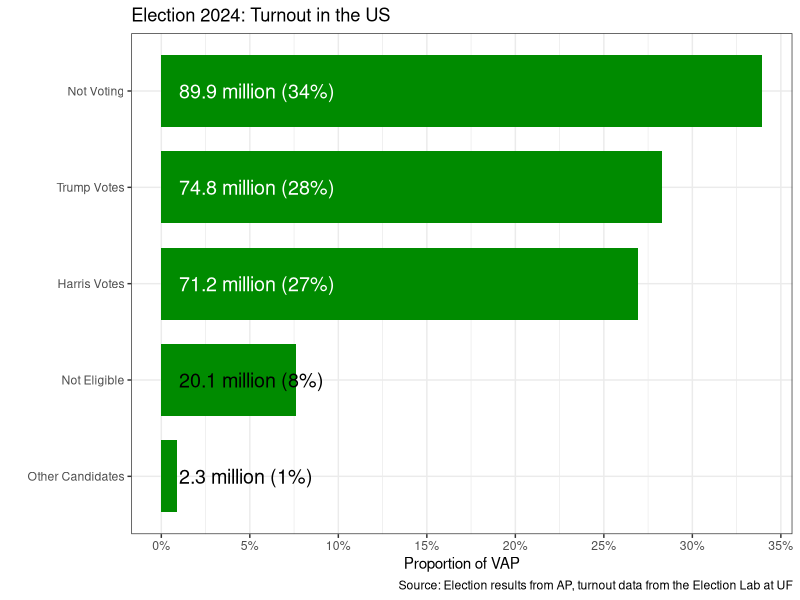
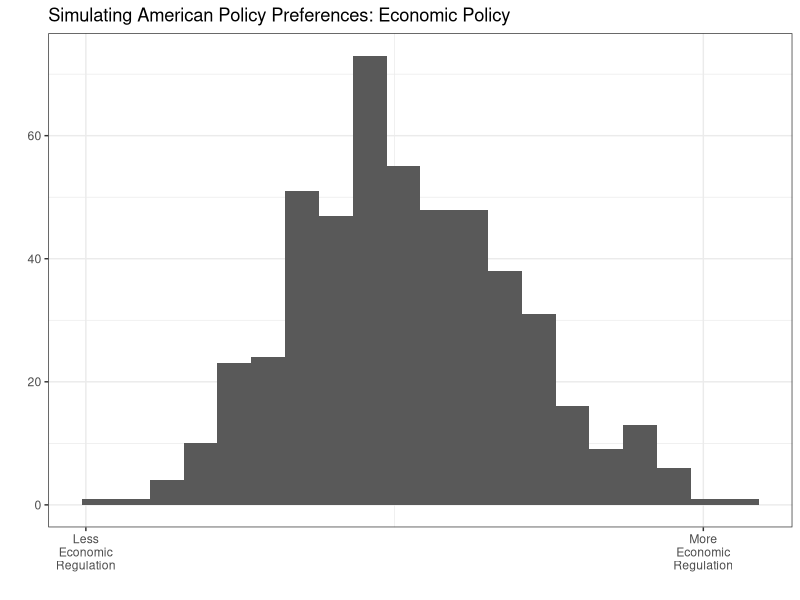
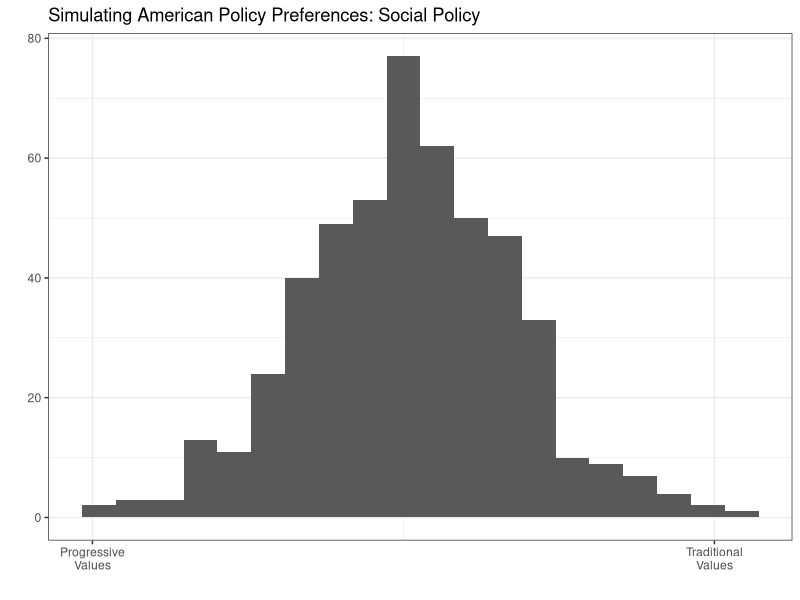
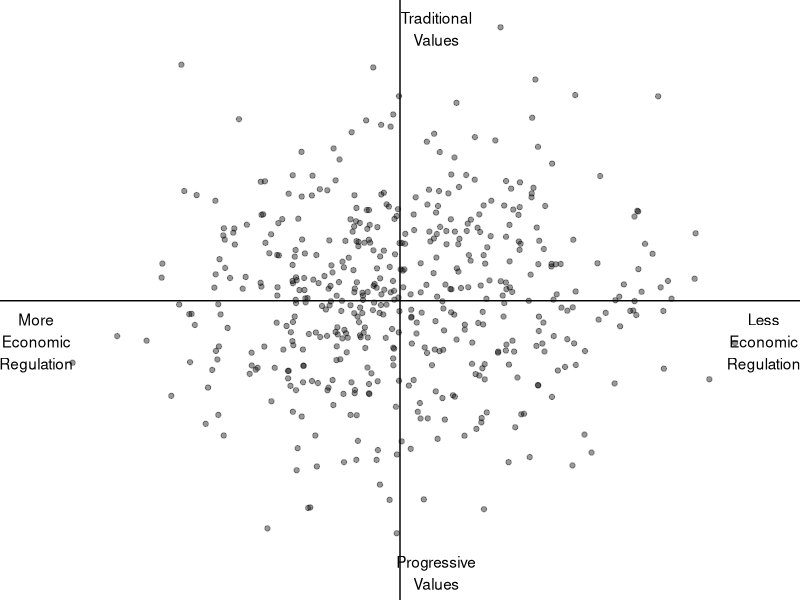
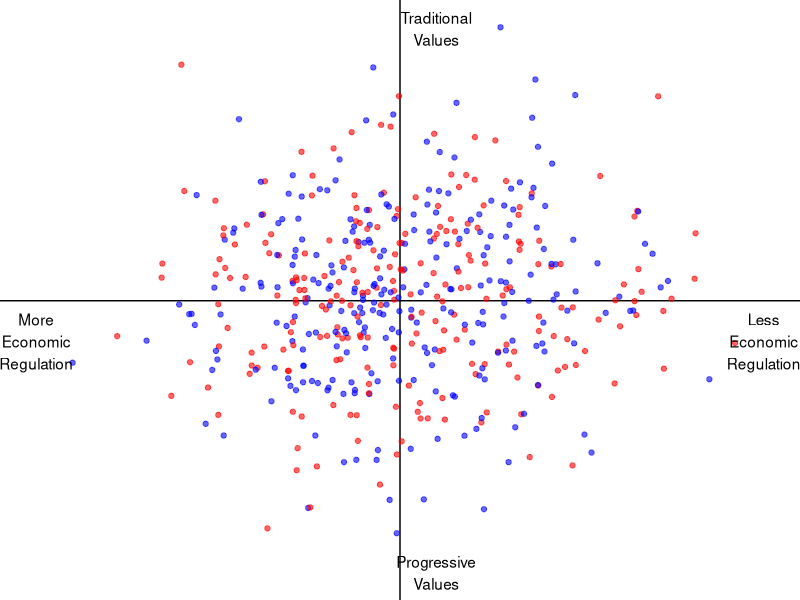
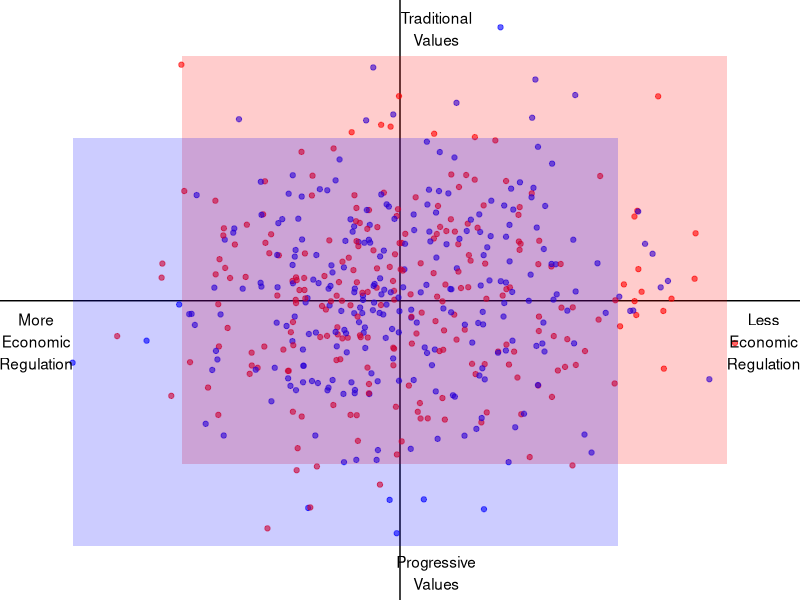
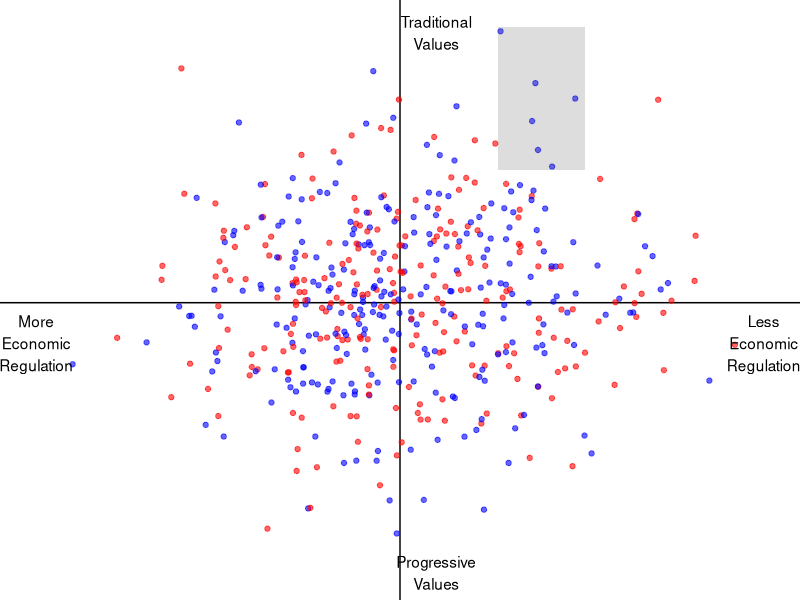
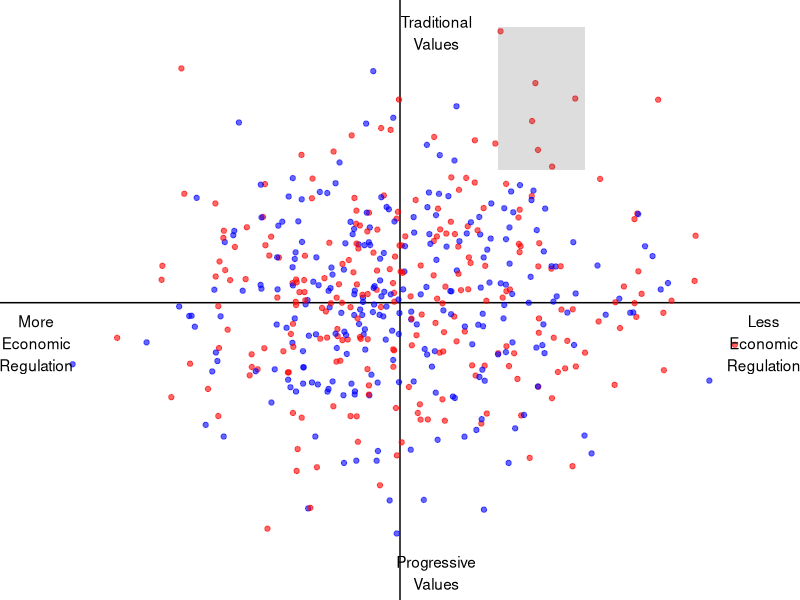

Write the R code that produced these figures, in order.
## ---- chunk 1
# background-size="1920px 1080px"
library(tidyverse)
library(readxl)
## ---- chunk 2
# # Jennifer Victor's Plot
# # Not eligible = VAP - VEP
# # Not voting = VAP - ballots - not eligible
# 154757700/244666890 # Ballots / VEP = 63%
# 154757700/264798961 # Ballots / VAP = 58%
# 264798961 - 244666890 # removed from VAP = 20,132,071 
# 264798961 - 154757700 - 20132071 # not voting = VAP - ballots - not eligible

# Turnout data from the Election Lab at UF: https://election.lab.ufl.edu/2024-general-election-turnout/

# Current vote totals from AP (Nov 11, 8:10a)
# Trump = 74,834,277
# Harris = 71,239,855
# Stein = 705,486
# RFK = 681,139
# Chase Oliver (libertarian) = 611,188
# Other = 357,261

e24 <- tribble(
  ~state, ~ballots, ~vep_pop, ~vap_pop, ~trump, ~harris, ~other,
  "United States", 154757700, 244666890, 264798961, 74834277, 71239855, 705486+681139+611188+357261,
  "Missouri", 2940000, 4662988, 4856207, 1739117, 1190859, 23756+16958
) |>
  mutate(
    vep_rate = ballots / vep_pop,
    vap_rate = ballots / vap_pop,
    not_eligible = vap_pop - vep_pop,
    ne_prop = not_eligible / vap_pop,
    not_voting = vap_pop - ballots - not_eligible,
    nv_prop = not_voting / vap_pop,
    trump_prop = trump / vap_pop,
    harris_prop = harris / vap_pop,
    other_prop = other / vap_pop,
  )

e24 |>
  select(state, other_prop, ne_prop, harris_prop, trump_prop, nv_prop) |>
  filter(state == "United States") |>
  pivot_longer(cols = other_prop:nv_prop, names_to = "category", values_to = "values") |>
  ggplot(aes(y = reorder(category, values), x = values)) +
  geom_col(width = .75, fill = "green4") +
  theme_bw() +
  scale_x_continuous(labels = scales::percent_format(), breaks = seq(0, .35, .05)) +
  labs(x = "Proportion of VAP", y = "",
       title = "Election 2024: Turnout in the US",
       caption = "Source: Election results from AP, turnout data from the Election Lab at UF") +
  scale_y_discrete(limits = c("other_prop", "ne_prop", "harris_prop", "trump_prop", "nv_prop"), labels = c("Other Candidates", "Not Eligible", "Harris Votes", "Trump Votes", "Not Voting")) +
  annotate("text", y = 1:5, x = .01, label = c("2.3 million (1%)", "20.1 million (8%)", "71.2 million (27%)", "74.8 million (28%)", "89.9 million (34%)"), hjust = 0, size = 5, color = c("black", "black", rep("white", 3)))



# e24 |>
#   select(state, other_prop, ne_prop, harris_prop, trump_prop, nv_prop) |>
#   filter(state == "Missouri") |>
#   pivot_longer(cols = other_prop:nv_prop, names_to = "category", values_to = "values") |>
#   ggplot(aes(y = reorder(category, values), x = values)) +
#   geom_col(width = .75, fill = "green4") +
#   theme_bw() +
#   scale_x_continuous(labels = scales::percent_format(), breaks = seq(0, .35, .05)) +
#   labs(x = "Proportion of VAP", y = "",,
#        title = "Election 2024: Turnout in Missouri",
#        caption = "Source: Election results from AP, turnout data from the Election Lab at UF") +
#   scale_y_discrete(limits = c("other_prop", "ne_prop", "harris_prop", "trump_prop", "nv_prop"), labels = c("Other Candidates", "Not Eligible", "Harris Votes", "Trump Votes", "Not Voting")) +
#   annotate("text", y = 1:5, x = .01, label = c("40 thousand (1%)", "193 thousand (4%)", "1.2 million (25%)", "1.7 million (36%)", "1.7 million (36%)"), hjust = 0, size = 5, color = c("black", rep("white", 4)))



# e24 |>
#   select(other_prop, ne_prop, nv_prop, trump_prop, harris_prop) |>
#   mutate(
#     check = nv_prop + trump_prop + harris_prop + other_prop + ne_prop
#   )

# e24 |>
#   select(state, other, not_eligible, harris, trump, not_voting) |>
#   filter(state == "United States") |>
#   pivot_longer(cols = other:not_voting, names_to = "category", values_to = "values") |>
#   ggplot(aes(y = reorder(category, values), x = values)) +
#   geom_col() +
#   theme_bw()

## ---- chunk 3
voters1 <- read_csv("13-1-simulated_voters.csv")

voters1 |>
  ggplot(aes(x = economics)) +
  geom_histogram(bins = 20) +
  theme_bw() +
  labs(x = "", y = "",
       title = "Simulating American Policy Preferences: Economic Policy") +
  scale_x_continuous(breaks = c(-9, 8.5), labels = c("Less\nEconomic\nRegulation", "More\nEconomic\nRegulation"))

voters1 |>
  ggplot(aes(x = social)) +
  geom_histogram(bins = 20) +
  theme_bw() +
  labs(x = "", y = "",
       title = "Simulating American Policy Preferences: Social Policy") +
  scale_x_continuous(breaks = c(-9, 9), labels = c("Progressive\nValues", "Traditional\nValues"))
## ---- chunk 4
# View both
voters1 |>
  ggplot(aes(x = economics, y = social)) +
  geom_vline(xintercept = 0) +
  geom_hline(yintercept = 0) +
  geom_point(alpha = .4) +
  theme_void() +
  labs(x = "", y = "") +
  annotate("text", x = c(-10, 10), y = -1.5, label = c("More\nEconomic\nRegulation", "Less\nEconomic\nRegulation")) +
  annotate("text", x = 1, y = c(-10, 10), label = c("Progressive\nValues", "Traditional\nValues"))
## ---- chunk 5
# US parties in the 1970s
# LOTS of room for compromise between the parties
voters1 |>
  ggplot(aes(x = economics, y = social, color = party1)) +
  geom_vline(xintercept = 0) +
  geom_hline(yintercept = 0) +
  geom_point(alpha = .6) +
  theme_void() +
  labs(x = "", y = "") +
  annotate("text", x = c(-10, 10), y = -1.5, label = c("More\nEconomic\nRegulation", "Less\nEconomic\nRegulation")) +
  annotate("text", x = 1, y = c(-10, 10), label = c("Progressive\nValues", "Traditional\nValues")) +
  guides(color = "none") + 
  scale_color_manual(values = c("blue", "red"))
## ---- chunk 6
# US parties in the 1970s
# LOTS of room for compromise between the parties
voters1 |>
  ggplot(aes(x = economics, y = social, color = party1)) +
  geom_vline(xintercept = 0) +
  geom_hline(yintercept = 0) +
  geom_point(alpha = .6) +
  theme_void() +
  labs(x = "", y = "") +
  annotate("text", x = c(-10, 10), y = -1.5, label = c("More\nEconomic\nRegulation", "Less\nEconomic\nRegulation")) +
  annotate("text", x = 1, y = c(-10, 10), label = c("Progressive\nValues", "Traditional\nValues")) +
  guides(color = "none") + 
  scale_color_manual(values = c("blue", "red")) +
  annotate("rect", xmin = -6, xmax = 9, ymin = -6, ymax = 9, alpha = .2, fill = "red") +
 annotate("rect", xmin = -9, xmax = 6, ymin = -9, ymax = 6, alpha = .2, fill = "blue") 
## ---- chunk 7
# US parties have been sorting since the 1970s

# Illustrate the sorting step-by-step
# 1. Dems with conservative views on econ and social, convert them to republicans!
voters1 |>
  ggplot(aes(x = economics, y = social, color = party1)) +
  geom_vline(xintercept = 0) +
  geom_hline(yintercept = 0) +
  geom_point(alpha = .6) +
  theme_void() +
  labs(x = "", y = "") +
  annotate("text", x = c(-10, 10), y = -1.5, label = c("More\nEconomic\nRegulation", "Less\nEconomic\nRegulation")) +
  annotate("text", x = 1, y = c(-10, 10), label = c("Progressive\nValues", "Traditional\nValues")) +
  guides(color = "none") + 
  scale_color_manual(values = c("blue", "red")) +
  annotate("rect", xmin = 2.7, xmax = 5.1, ymin = 4.9, ymax = 10.2, alpha = .2)
## ---- chunk 8
# 2. convert them to republicans
voters1 |>
  mutate(
    party1a = case_when(
      party1 == "Democratic" & economics >= 2.65 & social >=4.8 ~ "Republican",
      TRUE ~ party1)
  ) |>
  ggplot(aes(x = economics, y = social, color = party1a)) +
  geom_vline(xintercept = 0) +
  geom_hline(yintercept = 0) +
  geom_point(alpha = .6) +
  theme_void() +
  labs(x = "", y = "") +
  annotate("text", x = c(-10, 10), y = -1.5, label = c("More\nEconomic\nRegulation", "Less\nEconomic\nRegulation")) +
  annotate("text", x = 1, y = c(-10, 10), label = c("Progressive\nValues", "Traditional\nValues")) +
  guides(color = "none") + 
  scale_color_manual(values = c("blue", "red")) +
  annotate("rect", xmin = 2.7, xmax = 5.1, ymin = 4.9, ymax = 10.2, alpha = .2)
## ---- chunk 9
# 3. Repeat for more voters in this quadrant
voters1 |>
  mutate(
    party1a = case_when(
      party1 == "Democratic" & economics > 0 & social > 0 ~ "Republican",
      TRUE ~ party1)
  ) |>
  ggplot(aes(x = economics, y = social, color = party1a)) +
  geom_vline(xintercept = 0) +
  geom_hline(yintercept = 0) +
  geom_point(alpha = .6) +
  theme_void() +
  labs(x = "", y = "") +
  annotate("text", x = c(-10, 10), y = -1.5, label = c("More\nEconomic\nRegulation", "Less\nEconomic\nRegulation")) +
  annotate("text", x = 1, y = c(-10, 10), label = c("Progressive\nValues", "Traditional\nValues")) +
  guides(color = "none") + 
  scale_color_manual(values = c("blue", "red"))
## ---- chunk 10
# 4. Repeat for more liberal voters
voters1 |>
  mutate(
    party1a = case_when(
      party1 == "Democratic" & economics > 0 & social > 0 ~ "Republican",
      party1 == "Republican" & economics < 0 & social < 0 ~ "Democratic",
      TRUE ~ party1)
  ) |>
  ggplot(aes(x = economics, y = social, color = party1a)) +
  geom_vline(xintercept = 0) +
  geom_hline(yintercept = 0) +
  geom_point(alpha = .6) +
  theme_void() +
  labs(x = "", y = "") +
  annotate("text", x = c(-10, 10), y = -1.5, label = c("More\nEconomic\nRegulation", "Less\nEconomic\nRegulation")) +
  annotate("text", x = 1, y = c(-10, 10), label = c("Progressive\nValues", "Traditional\nValues")) +
  guides(color = "none") + 
  scale_color_manual(values = c("blue", "red"))
## ---- chunk 11
# 5. Sorted parties appear polarized WITHOUT moving ANY voters
voters1 |>
  ggplot(aes(x = economics, y = social, color = party2)) +
  geom_vline(xintercept = 0) +
  geom_hline(yintercept = 0) +
  geom_point(alpha = .6) +
  theme_void() +
  labs(x = "", y = "") +
  annotate("text", x = c(-10, 10), y = -1.5, label = c("More\nEconomic\nRegulation", "Less\nEconomic\nRegulation")) +
  annotate("text", x = 1, y = c(-10, 10), label = c("Progressive\nValues", "Traditional\nValues")) +
  guides(color = "none") + 
  scale_color_manual(values = c("blue", "red")) +
  annotate("rect", xmin = -1, xmax = 10, ymin = -1, ymax = 10, fill = "red", alpha = .2) +
  annotate("rect", xmin = 1, xmax = -10, ymin = 1, ymax = -10, fill = "blue", alpha = .2)
